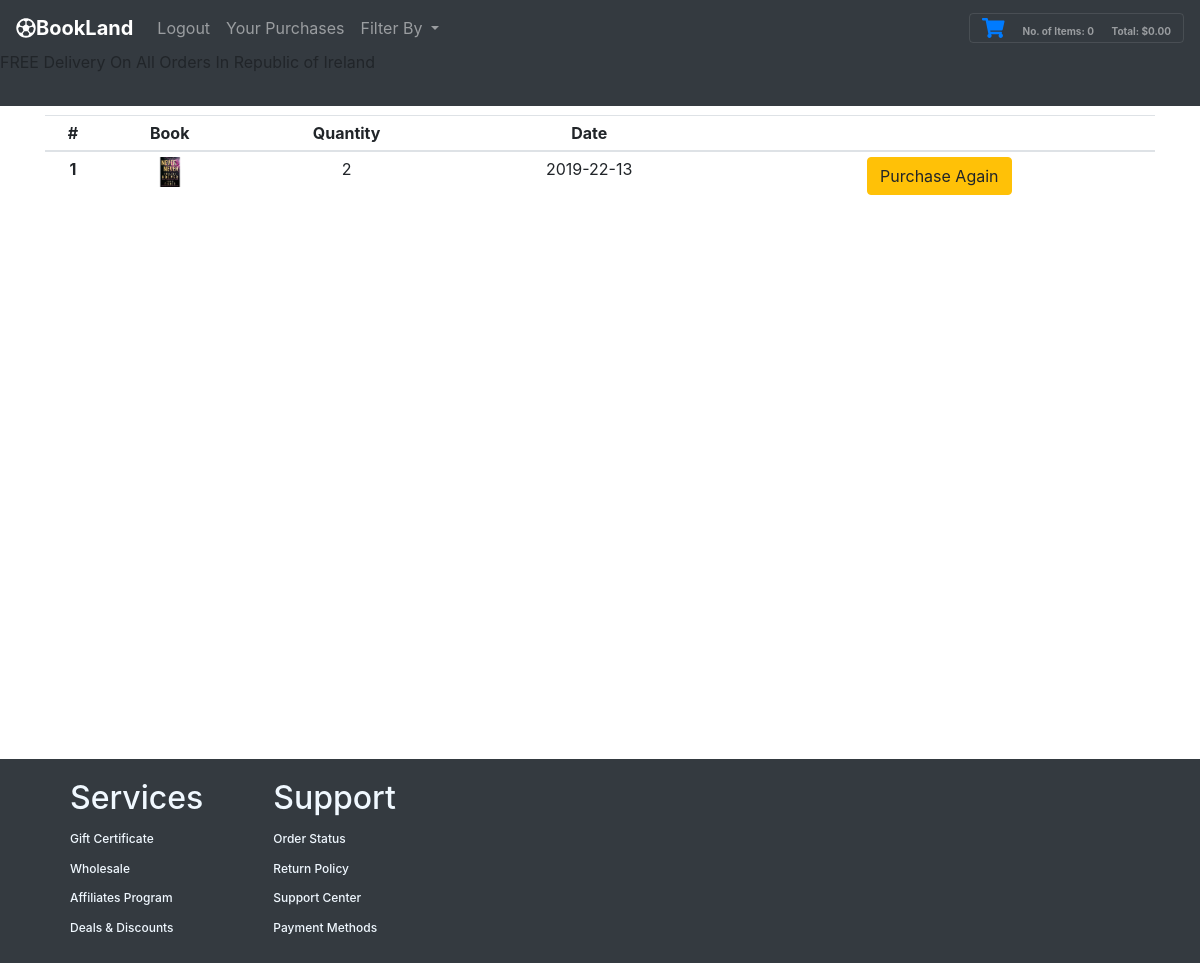
The app's page /purchase_history/ (signed in) with its own data.
### tables this page shows
CREATE TABLE purchases (
	id INTEGER NOT NULL, 
	uid TEXT, 
	image TEXT, 
	quantity INTEGER, 
	date DATE, 
	PRIMARY KEY (id)
);

### app.py (the view)
@app.route("/purchase_history/")
def history():
    shoppingCart = []
    shopLen = len(shoppingCart)
    totItems=0
    total=0
    display=0
    myBooks = db.execute("SELECT * FROM purchases WHERE id=:uid", uid=session["uid"])
    myBooksLen = len(myBooks)
    return render_template("purchase_history.html", shoppingCart=shoppingCart, shopLen=shopLen, total=total, totItems=totItems, display=display, session=session, myBooks=myBooks, myBooksLen=myBooksLen)

### templates/purchase_history.html (shortened to what this page needs)
{% extends "base_template.html" %}
{% block body %}
<div class="row" style="height:80vh;">
    <div class="col-sm">
        <h2> Past Purchases </h2>
        <table class="table table-sm">
            <thead>
              <tr>
                <th scope="col">#</th>
                <th scope="col">Book</th>
                <th scope="col">Quantity</th>
                <th scope="col">Date</th>
                <th scope="col"></th>
              </tr>
            </thead>
            <tbody>
                {% for i in range(myBooksLen) %}
              <tr>
                <th scope="row">{{ i + 1 }}</th>
                <td><img src="{{ url_for('static', filename='Images/' + myBooks[i]['image']) }}" width="30px" alt="{{ myBooks[i]['team'] }}" /></td>
                <td>{{ myBooks[i]["quantity"] }}</td>
                <td>{{ myBooks[i]["date"] }}</td>
                <td><a href="/filter/?id={{ myBooks[i]['id'] }}"><button type="button" class="btn btn-warning">Purchase Again</button></a></td>
              </tr>
            </tbody>
            {% endfor %}
          </table>
        </div>
        </div>
{% endblock %}

### Static/CSS/styles.css (style rules this page uses)
tr { text-align: center; }
html, body { height: 100%; margin: 0; display: flex; flex-direction: column; }

### records on screen
purchases: image (picture), quantity "2", date "2019-22-13"

### other values on screen
{{ totItems }} "0"
{{ '{:,.2f}'.format(total) }} "0.00"
{{ i + 1 }} "1"
